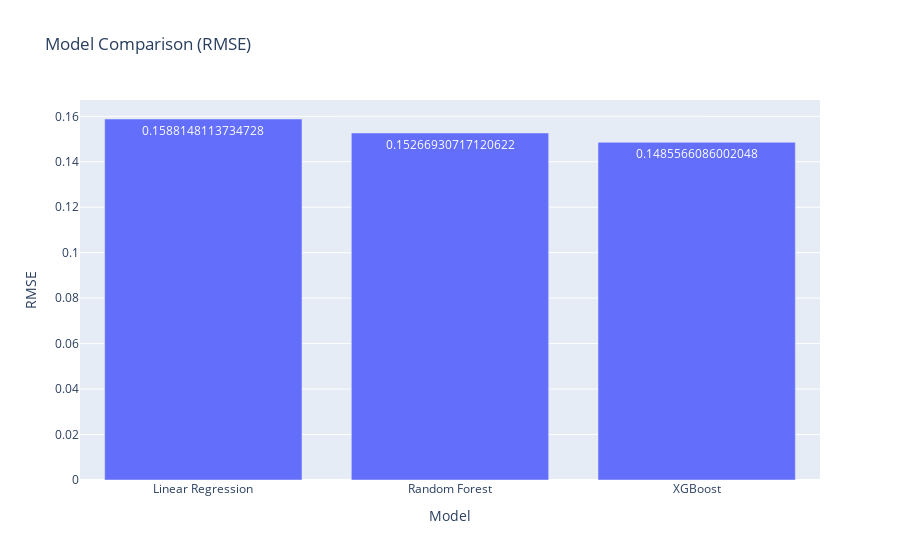
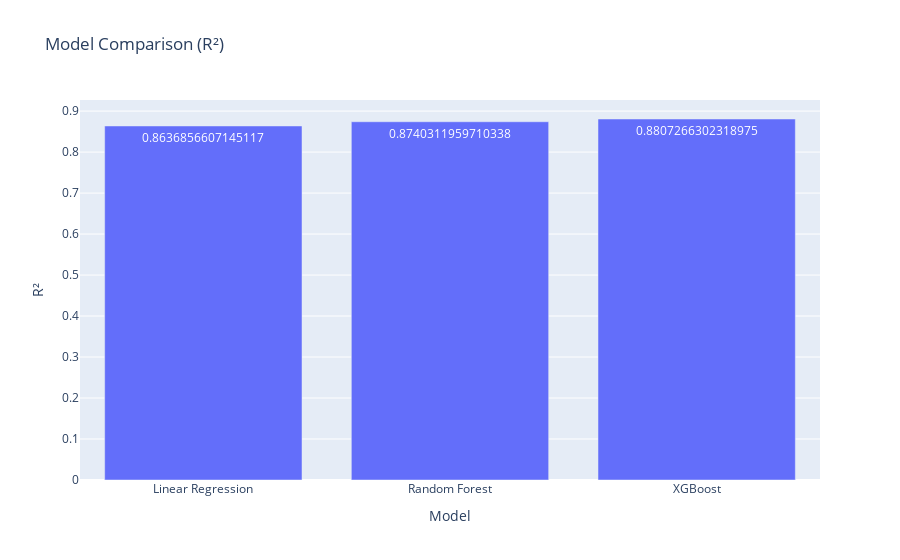

The code cell stored with these charts, in order, in its notebook:
### Code cell
import pandas as pd
import plotly.express as px

# Collect results
results = pd.DataFrame({
    "Model": ["Linear Regression", "Random Forest", "XGBoost"],
    "RMSE": [rmse, rf_rmse, xgb_rmse],
    "R²": [r2, rf_r2, xgb_r2]
})

# Display table
print(results)

# Bar chart for RMSE
fig_rmse = px.bar(results, x="Model", y="RMSE", title="Model Comparison (RMSE)", text="RMSE")
fig_rmse.show()

# Bar chart for R²
fig_r2 = px.bar(results, x="Model", y="R²", title="Model Comparison (R²)", text="R²")
fig_r2.show()

### Figure 1 — Plotly figure (JSON) as saved in the notebook; plotly's stock layout.template omitted (floating-point values rounded to 4 significant figures)
{"data": [{"hovertemplate": "Model=%{x}<br>RMSE=%{text}<extra></extra>", "legendgroup": "", "marker": {"color": "#636efa", "pattern": {"shape": ""}}, "name": "", "orientation": "v", "showlegend": false, "text": [0.1588, 0.1527, 0.1486], "textposition": "auto", "type": "bar", "x": ["Linear Regression", "Random Forest", "XGBoost"], "xaxis": "x", "y": [0.1588, 0.1527, 0.1486], "yaxis": "y"}], "layout": {"barmode": "relative", "legend": {"tracegroupgap": 0}, "title": {"text": "Model Comparison (RMSE)"}, "xaxis": {"anchor": "y", "domain": [0, 1], "title": {"text": "Model"}}, "yaxis": {"anchor": "x", "domain": [0, 1], "title": {"text": "RMSE"}}}}

### Figure 2 — Plotly figure (JSON) as saved in the notebook; plotly's stock layout.template omitted (floating-point values rounded to 4 significant figures)
{"data": [{"hovertemplate": "Model=%{x}<br>R²=%{text}<extra></extra>", "legendgroup": "", "marker": {"color": "#636efa", "pattern": {"shape": ""}}, "name": "", "orientation": "v", "showlegend": false, "text": [0.8637, 0.874, 0.8807], "textposition": "auto", "type": "bar", "x": ["Linear Regression", "Random Forest", "XGBoost"], "xaxis": "x", "y": [0.8637, 0.874, 0.8807], "yaxis": "y"}], "layout": {"barmode": "relative", "legend": {"tracegroupgap": 0}, "title": {"text": "Model Comparison (R²)"}, "xaxis": {"anchor": "y", "domain": [0, 1], "title": {"text": "Model"}}, "yaxis": {"anchor": "x", "domain": [0, 1], "title": {"text": "R²"}}}}
